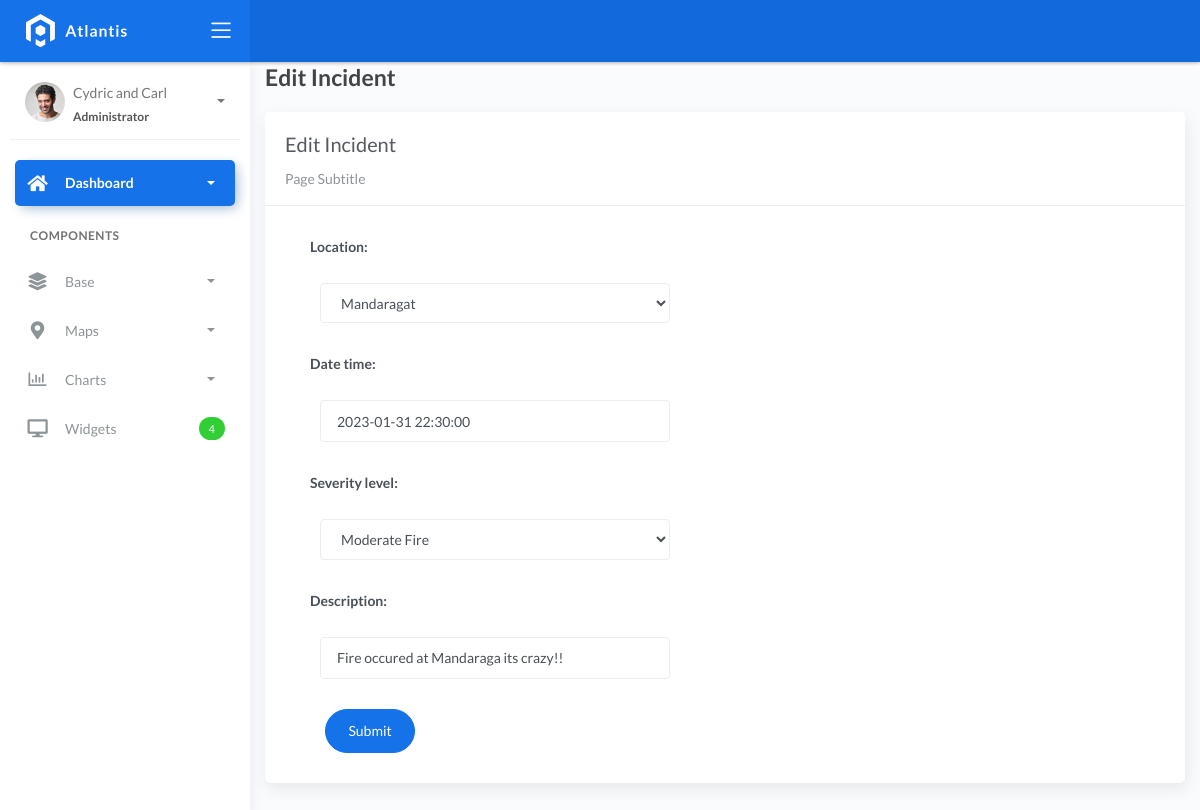
The app's page /incident_list/4 with its own data.
### fire/models.py (models this page shows, shortened)
class BaseModel(models.Model):
    created_at = models.DateTimeField(auto_now_add=True, db_index=True)
    updated_at = models.DateTimeField(auto_now=True)
    class Meta:
        abstract = True

class Incident(BaseModel):
    SEVERITY_CHOICES = (
        ('Minor Fire', 'Minor Fire'),
        ('Moderate Fire', 'Moderate Fire'),
        ('Major Fire', 'Major Fire'),
        )
    location = models.ForeignKey(Locations, on_delete=models.CASCADE)
    date_time = models.DateTimeField(blank=True, null=True)
    severity_level = models.CharField(max_length=45, choices=SEVERITY_CHOICES)
    description = models.CharField(max_length=250)

### fire/views.py (the view, shortened to what this page needs)
# urls.py: path('incident_list/<pk>', IncidentUpdateView.as_view(), name='incident-update'),
class IncidentUpdateView(UpdateView):
    model = Incident
    fields = "__all__"
    context_object_name = "location"
    template_name = 'incident_edit.html'
    success_url = reverse_lazy('incident-list')

### fire/models.py (called while the page is built)
    def __str__(self) :
        return self.name

### templates/incident_edit.html
{% extends 'base.html' %} {% load static %} {% block content %}
<div class="content">
    <div class="container-fluid">
        <h4 class="page-title">Edit Incident</h4>
        <div class="row">
            <div class="col-md-12">
                <div class="card">
                    <div class="card-header">
                        <div class="card-title">Edit Incident</div>
                        <div class="card-category">Page Subtitle</div>
                    </div>
                    <div class="col-md-6">
                        <div class="card-body">
                            <form class="" action="" method="post" novalidate>
                                {% csrf_token %} {% include 'includes/form.html' %}
                                <div class="form-group">
                                    <div class="col-md-12 col-sm-3">
                                        <button type="submit" class="btn btn-primary btn-rounded">Submit</button>
                                    </div>
                                </div>
                            </form>
                        </div>
                    </div>
                </div>
            </div>
        </div>
    </div>
</div>
{% endblock %}

### templates/includes/form.html (shortened to what this page needs)
{% load widget_tweaks %}
{% for field in form %}
<div class="field item form-group">
    <label>{{ field.label_tag }}</label>
  <div class="form-group">
    {% render_field field class="form-control" %}
  </div>
</div>
{% endfor %}

### records on screen
Incident: location "Mandaragat" "2023-01-31 22:30:00" "Moderate Fire" "Fire occured at Mandaraga its crazy!!"

### other values on screen
{{ field.label_tag }} "Location:" "Date time:" "Severity level:" "Description:"
